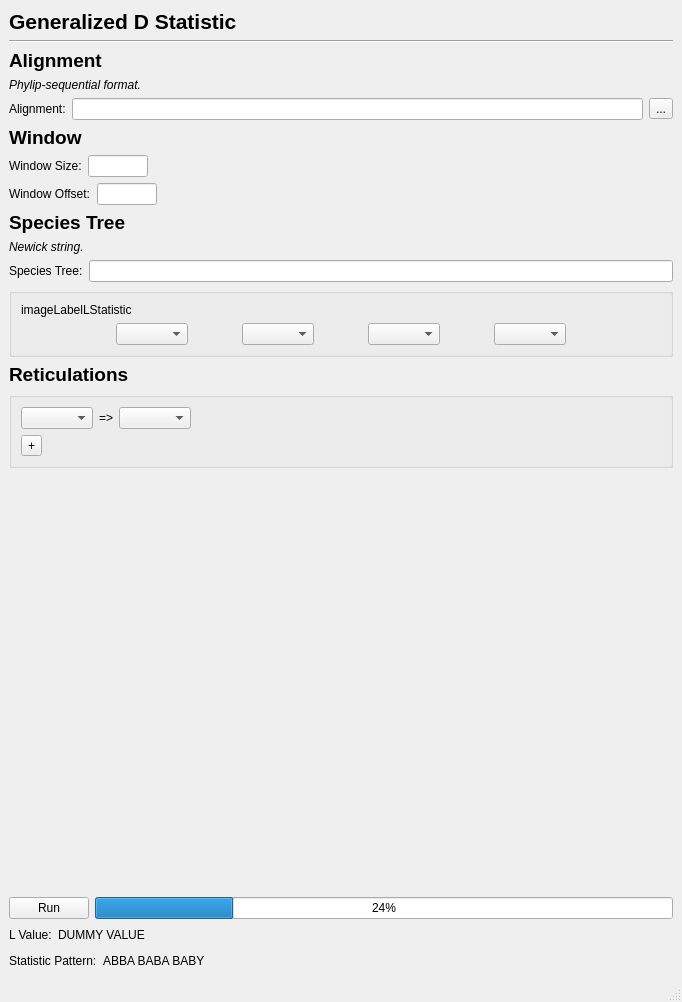
<?xml version="1.0" encoding="UTF-8"?>
<ui version="4.0">
 <class>MainWindow</class>
 <widget class="QMainWindow" name="MainWindow">
  <property name="geometry">
   <rect>
    <x>0</x>
    <y>0</y>
    <width>682</width>
    <height>1002</height>
   </rect>
  </property>
  <property name="windowTitle">
   <string>MainWindow</string>
  </property>
  <widget class="QWidget" name="centralwidget">
   <layout class="QVBoxLayout" name="verticalLayout">
    <item>
     <widget class="QLabel" name="label_16">
      <property name="font">
       <font>
        <pointsize>16</pointsize>
        <weight>75</weight>
        <bold>true</bold>
       </font>
      </property>
      <property name="text">
       <string>Generalized D Statistic</string>
      </property>
     </widget>
    </item>
    <item>
     <widget class="Line" name="line">
      <property name="orientation">
       <enum>Qt::Horizontal</enum>
      </property>
     </widget>
    </item>
    <item>
     <widget class="QLabel" name="label">
      <property name="font">
       <font>
        <pointsize>14</pointsize>
        <weight>75</weight>
        <bold>true</bold>
       </font>
      </property>
      <property name="text">
       <string>Alignment</string>
      </property>
     </widget>
    </item>
    <item>
     <widget class="QLabel" name="label_2">
      <property name="font">
       <font>
        <italic>true</italic>
       </font>
      </property>
      <property name="text">
       <string>Phylip-sequential format.</string>
      </property>
     </widget>
    </item>
    <item>
     <layout class="QHBoxLayout" name="horizontalLayout">
      <item>
       <widget class="QLabel" name="label_3">
        <property name="text">
         <string>Alignment:</string>
        </property>
       </widget>
      </item>
      <item>
       <widget class="QLineEdit" name="lineEdit"/>
      </item>
      <item>
       <widget class="QToolButton" name="toolButton">
        <property name="text">
         <string>...</string>
        </property>
       </widget>
      </item>
     </layout>
    </item>
    <item>
     <widget class="QLabel" name="label_7">
      <property name="font">
       <font>
        <pointsize>14</pointsize>
        <weight>75</weight>
        <bold>true</bold>
       </font>
      </property>
      <property name="text">
       <string>Window</string>
      </property>
     </widget>
    </item>
    <item>
     <layout class="QHBoxLayout" name="horizontalLayout_4">
      <item>
       <widget class="QLabel" name="label_8">
        <property name="text">
         <string>Window Size:</string>
        </property>
       </widget>
      </item>
      <item>
       <widget class="QLineEdit" name="lineEdit_3">
        <property name="maximumSize">
         <size>
          <width>60</width>
          <height>16777215</height>
         </size>
        </property>
       </widget>
      </item>
      <item>
       <spacer name="horizontalSpacer">
        <property name="orientation">
         <enum>Qt::Horizontal</enum>
        </property>
        <property name="sizeHint" stdset="0">
         <size>
          <width>40</width>
          <height>20</height>
         </size>
        </property>
       </spacer>
      </item>
     </layout>
    </item>
    <item>
     <layout class="QHBoxLayout" name="horizontalLayout_3">
      <item>
       <widget class="QLabel" name="label_9">
        <property name="text">
         <string>Window Offset:</string>
        </property>
       </widget>
      </item>
      <item>
       <widget class="QLineEdit" name="lineEdit_4">
        <property name="maximumSize">
         <size>
          <width>60</width>
          <height>16777215</height>
         </size>
        </property>
       </widget>
      </item>
      <item>
       <spacer name="horizontalSpacer_2">
        <property name="orientation">
         <enum>Qt::Horizontal</enum>
        </property>
        <property name="sizeHint" stdset="0">
         <size>
          <width>40</width>
          <height>20</height>
         </size>
        </property>
       </spacer>
      </item>
     </layout>
    </item>
    <item>
     <widget class="QLabel" name="label_4">
      <property name="font">
       <font>
        <pointsize>14</pointsize>
        <weight>75</weight>
        <bold>true</bold>
       </font>
      </property>
      <property name="text">
       <string>Species Tree</string>
      </property>
     </widget>
    </item>
    <item>
     <widget class="QLabel" name="label_6">
      <property name="font">
       <font>
        <italic>true</italic>
       </font>
      </property>
      <property name="text">
       <string>Newick string.</string>
      </property>
     </widget>
    </item>
    <item>
     <layout class="QHBoxLayout" name="horizontalLayout_2">
      <item>
       <widget class="QLabel" name="label_5">
        <property name="text">
         <string>Species Tree:</string>
        </property>
       </widget>
      </item>
      <item>
       <widget class="QLineEdit" name="lineEdit_2"/>
      </item>
     </layout>
    </item>
    <item>
     <widget class="QGroupBox" name="groupBox">
      <property name="title">
       <string/>
      </property>
      <layout class="QVBoxLayout" name="verticalLayout_3">
       <item>
        <widget class="QLabel" name="label_17">
         <property name="text">
          <string>imageLabelLStatistic</string>
         </property>
        </widget>
       </item>
       <item>
        <layout class="QHBoxLayout" name="horizontalLayout_10">
         <item>
          <spacer name="horizontalSpacer_11">
           <property name="orientation">
            <enum>Qt::Horizontal</enum>
           </property>
           <property name="sizeHint" stdset="0">
            <size>
             <width>40</width>
             <height>20</height>
            </size>
           </property>
          </spacer>
         </item>
         <item>
          <spacer name="horizontalSpacer_10">
           <property name="orientation">
            <enum>Qt::Horizontal</enum>
           </property>
           <property name="sizeHint" stdset="0">
            <size>
             <width>40</width>
             <height>20</height>
            </size>
           </property>
          </spacer>
         </item>
         <item>
          <widget class="QComboBox" name="comboBox_4"/>
         </item>
         <item>
          <spacer name="horizontalSpacer_7">
           <property name="orientation">
            <enum>Qt::Horizontal</enum>
           </property>
           <property name="sizeHint" stdset="0">
            <size>
             <width>40</width>
             <height>20</height>
            </size>
           </property>
          </spacer>
         </item>
         <item>
          <widget class="QComboBox" name="comboBox_6"/>
         </item>
         <item>
          <spacer name="horizontalSpacer_8">
           <property name="orientation">
            <enum>Qt::Horizontal</enum>
           </property>
           <property name="sizeHint" stdset="0">
            <size>
             <width>40</width>
             <height>20</height>
            </size>
           </property>
          </spacer>
         </item>
         <item>
          <widget class="QComboBox" name="comboBox_5"/>
         </item>
         <item>
          <spacer name="horizontalSpacer_9">
           <property name="orientation">
            <enum>Qt::Horizontal</enum>
           </property>
           <property name="sizeHint" stdset="0">
            <size>
             <width>40</width>
             <height>20</height>
            </size>
           </property>
          </spacer>
         </item>
         <item>
          <widget class="QComboBox" name="comboBox_3"/>
         </item>
         <item>
          <spacer name="horizontalSpacer_13">
           <property name="orientation">
            <enum>Qt::Horizontal</enum>
           </property>
           <property name="sizeHint" stdset="0">
            <size>
             <width>40</width>
             <height>20</height>
            </size>
           </property>
          </spacer>
         </item>
         <item>
          <spacer name="horizontalSpacer_12">
           <property name="orientation">
            <enum>Qt::Horizontal</enum>
           </property>
           <property name="sizeHint" stdset="0">
            <size>
             <width>40</width>
             <height>20</height>
            </size>
           </property>
          </spacer>
         </item>
        </layout>
       </item>
      </layout>
      <zorder>horizontalLayoutWidget_9</zorder>
      <zorder>label_17</zorder>
      <zorder>horizontalLayoutWidget_10</zorder>
     </widget>
    </item>
    <item>
     <widget class="QLabel" name="label_12">
      <property name="font">
       <font>
        <pointsize>14</pointsize>
        <weight>75</weight>
        <bold>true</bold>
       </font>
      </property>
      <property name="text">
       <string>Reticulations</string>
      </property>
     </widget>
    </item>
    <item>
     <widget class="QGroupBox" name="groupBox_2">
      <property name="title">
       <string/>
      </property>
      <layout class="QVBoxLayout" name="verticalLayout_2">
       <item>
        <layout class="QHBoxLayout" name="horizontalLayout_8">
         <item>
          <widget class="QComboBox" name="comboBox_2"/>
         </item>
         <item>
          <widget class="QLabel" name="label_15">
           <property name="text">
            <string>=&gt;</string>
           </property>
          </widget>
         </item>
         <item>
          <widget class="QComboBox" name="comboBox"/>
         </item>
         <item>
          <spacer name="horizontalSpacer_5">
           <property name="orientation">
            <enum>Qt::Horizontal</enum>
           </property>
           <property name="sizeHint" stdset="0">
            <size>
             <width>40</width>
             <height>20</height>
            </size>
           </property>
          </spacer>
         </item>
        </layout>
       </item>
       <item>
        <layout class="QHBoxLayout" name="horizontalLayout_9">
         <item>
          <widget class="QToolButton" name="toolButton_2">
           <property name="text">
            <string>+</string>
           </property>
          </widget>
         </item>
         <item>
          <spacer name="horizontalSpacer_6">
           <property name="orientation">
            <enum>Qt::Horizontal</enum>
           </property>
           <property name="sizeHint" stdset="0">
            <size>
             <width>40</width>
             <height>20</height>
            </size>
           </property>
          </spacer>
         </item>
        </layout>
       </item>
      </layout>
     </widget>
    </item>
    <item>
     <spacer name="verticalSpacer">
      <property name="orientation">
       <enum>Qt::Vertical</enum>
      </property>
      <property name="sizeHint" stdset="0">
       <size>
        <width>20</width>
        <height>40</height>
       </size>
      </property>
     </spacer>
    </item>
    <item>
     <layout class="QHBoxLayout" name="horizontalLayout_5">
      <item>
       <widget class="QPushButton" name="pushButton">
        <property name="text">
         <string>Run</string>
        </property>
       </widget>
      </item>
      <item>
       <widget class="QProgressBar" name="progressBar">
        <property name="value">
         <number>24</number>
        </property>
       </widget>
      </item>
     </layout>
    </item>
    <item>
     <layout class="QHBoxLayout" name="horizontalLayout_6">
      <item>
       <widget class="QLabel" name="label_11">
        <property name="text">
         <string>L Value:</string>
        </property>
       </widget>
      </item>
      <item>
       <widget class="QLabel" name="label_10">
        <property name="text">
         <string>DUMMY VALUE</string>
        </property>
       </widget>
      </item>
      <item>
       <spacer name="horizontalSpacer_3">
        <property name="orientation">
         <enum>Qt::Horizontal</enum>
        </property>
        <property name="sizeHint" stdset="0">
         <size>
          <width>40</width>
          <height>20</height>
         </size>
        </property>
       </spacer>
      </item>
     </layout>
    </item>
    <item>
     <layout class="QHBoxLayout" name="horizontalLayout_7">
      <item>
       <widget class="QLabel" name="label_13">
        <property name="text">
         <string>Statistic Pattern:</string>
        </property>
       </widget>
      </item>
      <item>
       <widget class="QLabel" name="label_14">
        <property name="text">
         <string>ABBA BABA BABY</string>
        </property>
       </widget>
      </item>
      <item>
       <spacer name="horizontalSpacer_4">
        <property name="orientation">
         <enum>Qt::Horizontal</enum>
        </property>
        <property name="sizeHint" stdset="0">
         <size>
          <width>40</width>
          <height>20</height>
         </size>
        </property>
       </spacer>
      </item>
     </layout>
    </item>
   </layout>
  </widget>
  <widget class="QMenuBar" name="menubar">
   <property name="geometry">
    <rect>
     <x>0</x>
     <y>0</y>
     <width>682</width>
     <height>22</height>
    </rect>
   </property>
  </widget>
  <widget class="QStatusBar" name="statusbar"/>
 </widget>
 <resources/>
 <connections/>
</ui>
